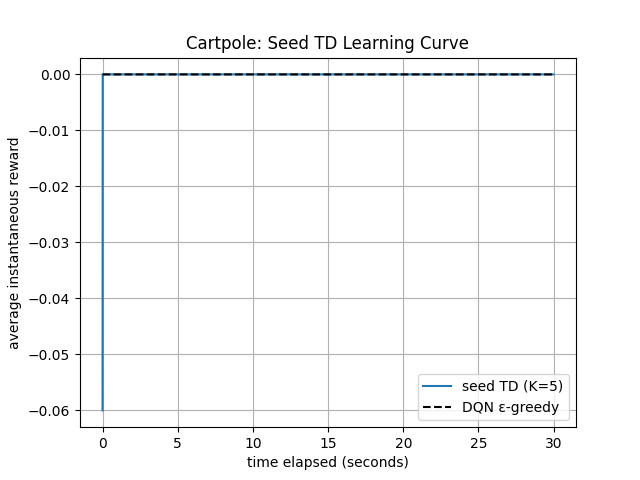

Write Python code to recreate this figure.
import numpy as np
import torch
import torch.nn as nn
import torch.optim as optim
import matplotlib.pyplot as plt
from tqdm import tqdm
import random
import math
import collections

TIMESTEP = 3000
Step = collections.namedtuple('Step', ['reward', 'new_obs', 'p_continue'])

def glorot_init(module):
    if isinstance(module, nn.Linear):
        nn.init.xavier_uniform_(module.weight)
        if module.bias is not None:
            nn.init.zeros_(module.bias)

def featurize(state):
    x, x_dot, theta, theta_dot = state
    return np.array([
        math.cos(theta),
        math.sin(theta),
        theta_dot / 10.0,
        x / 10.0,
        x_dot / 10.0,
        1.0 if abs(x) < 0.1 else 0.0
    ], dtype=np.float32)

class CartPole:
    def __init__(self, verbose=False):
        self.gravity = 9.8
        self.masscart = 1.0
        self.masspole = 0.1
        self.total_mass = self.masscart + self.masspole
        self.length = 0.5
        self.polemass_length = self.masspole * self.length
        self.force_mag = 10.0
        self.tau = 0.01
        self.p_opposite_direction = 0.1
        self.p_no_reward = 0.25
        self.theta_threshold_radians = 12 * 2 * math.pi / 360
        self.x_threshold = 0.9
        self.move_cost = 0.1
        self.verbose = verbose
        self.steps_beyond_done = None

    def step(self, action):
        assert action in [0, 1, 2], f"Invalid action: {action}"
        x, x_dot, theta, theta_dot = self.state
        if np.random.random() < self.p_opposite_direction:
            force = -(action - 1) * self.force_mag
        else:
            force = (action - 1) * self.force_mag
        costheta = math.cos(theta)
        sintheta = math.sin(theta)
        temp = (force + self.polemass_length * theta_dot**2 * sintheta) / self.total_mass
        thetaacc = (self.gravity * sintheta - costheta * temp) / (
            self.length * (4.0/3.0 - self.masspole * costheta**2 / self.total_mass))
        xacc = temp - self.polemass_length * thetaacc * costheta / self.total_mass
        x += self.tau * x_dot
        x_dot += self.tau * xacc
        theta += self.tau * theta_dot
        theta_dot += self.tau * thetaacc
        self.state = (x, x_dot, theta, theta_dot)
        p_continue = (
            -self.x_threshold <= x <= self.x_threshold and
            -self.theta_threshold_radians <= theta <= self.theta_threshold_radians
        )
        if (
            math.cos(theta) > 0.95 and
            abs(x) < 0.1 and
            abs(x_dot) < 1.0 and
            abs(theta_dot) < 1.0
        ):
            reward = 1.0
        elif p_continue:
            reward = np.random.binomial(n=1, p=1 - self.p_no_reward)
        else:
            reward = 0.0
        reward -= self.move_cost * abs(action - 1)
        return Step(reward, np.array(self.state), float(p_continue))

    def reset(self):
        theta = np.pi + np.random.uniform(-0.01, 0.01)
        x = np.random.uniform(-0.05, 0.05)
        x_dot = np.random.uniform(-0.01, 0.01)
        theta_dot = np.random.uniform(-0.01, 0.01)
        self.state = (x, x_dot, theta, theta_dot)
        self.steps_beyond_done = None
        return np.array(self.state)

class QNetwork(nn.Module):
    def __init__(self):
        super().__init__()
        self.fc1 = nn.Linear(6, 50)
        self.fc2 = nn.Linear(50, 50)
        self.head = nn.Linear(50, 3)
    def forward(self, x):
        x1 = torch.relu(self.fc1(x))
        x2 = torch.relu(self.fc2(x1))
        return self.head(x2 + x1)

class SeedTDNeuralAgent:
    def __init__(self, alpha=0.01, gamma=0.99, lamb=0.01, noise_std=0.01, device="cpu"):
        self.alpha = alpha
        self.gamma = gamma
        self.lamb = lamb
        self.noise_std = noise_std
        self.device = device
        self.q = QNetwork().to(device)
        self.q.apply(glorot_init)
        self.q_prior = QNetwork().to(device)
        self.q_prior.load_state_dict(self.q.state_dict())
        self.optimizer = optim.Adam(self.q.parameters(), lr=1e-3)
        self.noise = np.random.normal(0, noise_std, size=100000)
        self.noise_index = 0

    def _next_noise(self):
        val = self.noise[self.noise_index % len(self.noise)]
        self.noise_index += 1
        return val

    def step_once(self, env, replay_buffer, timestep_rewards, step):
        obs_tensor = torch.tensor(featurize(env.state)).float().unsqueeze(0).to(self.device)
        with torch.no_grad():
            q_vals = self.q(obs_tensor) + 3.0 * self.q_prior(obs_tensor)
            action = torch.argmax(q_vals).item()
        step_out = env.step(action)
        noise = self._next_noise()
        replay_buffer.append((env.state, action, step_out.reward + noise, step_out.new_obs))
        timestep_rewards[step] += step_out.reward
        if len(replay_buffer) >= 16:
            batch = random.sample(replay_buffer, 16)
            obs_b, act_b, rew_b, next_obs_b = zip(*batch)
            obs_b = torch.tensor(np.array([featurize(o) for o in obs_b])).float().to(self.device)
            next_obs_b = torch.tensor(np.array([featurize(o) for o in next_obs_b])).float().to(self.device)
            act_b = torch.tensor(act_b).long().to(self.device)
            rew_b = torch.tensor(rew_b).float().to(self.device)
            with torch.no_grad():
                q_next = self.q(next_obs_b) + 3.0 * self.q_prior(next_obs_b)
                q_next = q_next.max(1)[0]
            target = rew_b + self.gamma * q_next
            q_pred = self.q(obs_b)
            q_val = q_pred.gather(1, act_b.unsqueeze(1)).squeeze()
            prior_val = self.q_prior(obs_b).gather(1, act_b.unsqueeze(1)).squeeze()
            loss = ((q_val - target)**2).mean() + (1/self.lamb) * ((q_val - prior_val)**2).mean()
            self.optimizer.zero_grad()
            loss.backward()
            self.optimizer.step()
        return step_out.p_continue

def train_with_traj(K=100, seed=0):
    np.random.seed(seed)
    torch.manual_seed(seed)
    device = torch.device("cuda" if torch.cuda.is_available() else "cpu")
    timestep_rewards = np.zeros(TIMESTEP)
    shared_buffer = []
    agents = [SeedTDNeuralAgent(device=device) for _ in range(K)]
    envs = [CartPole() for _ in range(K)]
    # Make sure to initialize env.state before step_once
    for env in envs:
        env.reset()

    dones = [False] * K

    for step in range(TIMESTEP):
        for k in range(K):
            if not dones[k]:
                dones[k] = not agents[k].step_once(envs[k], shared_buffer, timestep_rewards, step)
    return timestep_rewards / K

def run_figure3_combined():
    K_values = [5]
    timestep = np.arange(TIMESTEP) * 0.01
    for K in K_values:
        reward_traj = np.zeros(TIMESTEP)
        reward_traj += train_with_traj(K, seed=K)
        plt.plot(timestep, reward_traj, label=f'seed TD (K={K})')
    plt.plot(timestep, np.zeros_like(timestep), 'k--', label='DQN ε-greedy')
    plt.xlabel('time elapsed (seconds)')
    plt.ylabel('average instantaneous reward')
    plt.title('Cartpole: Seed TD Learning Curve')
    plt.legend()
    plt.grid()
    plt.savefig('cartpole4.png')

if __name__ == '__main__':
    run_figure3_combined()
